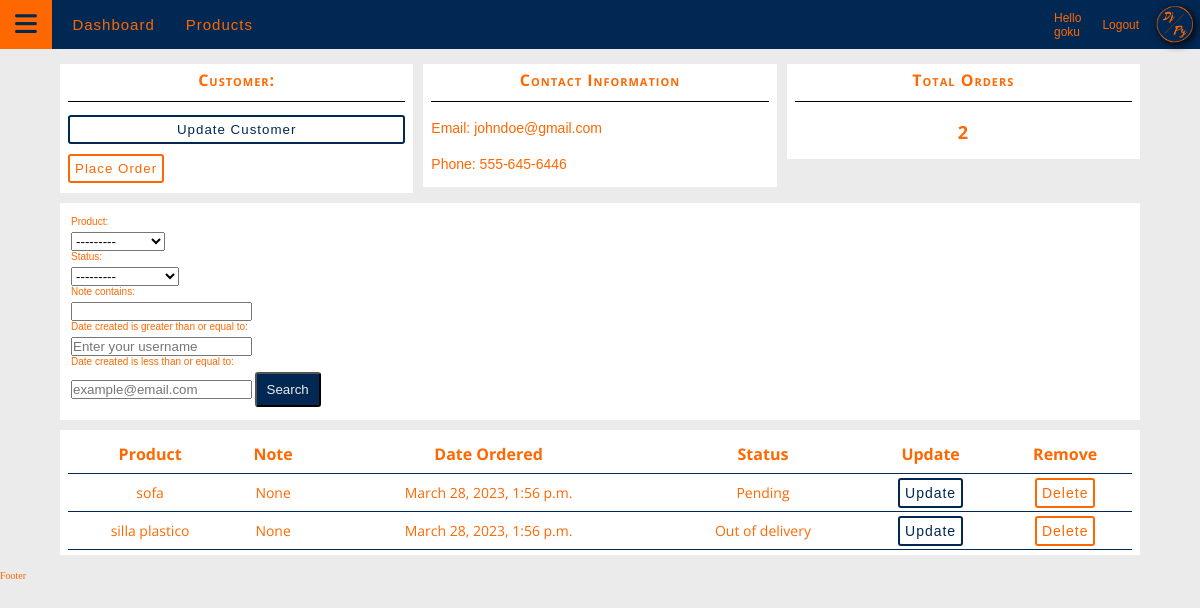
Screenshot of /customers/1/ (signed in) with the database file from the repository.
### accounts/models.py (models this page shows, shortened)
class Customer(models.Model):
    user = models.OneToOneField(User, null=True, blank=True, on_delete=models.CASCADE)
    name = models.CharField(max_length=200, null=True)
    phone = models.CharField(max_length=200, null=True)
    email = models.CharField(max_length=200, null=True)
    profile_pic = models.ImageField(default="profile1.png", null=True, blank=True)
    date_created = models.DateTimeField(auto_now_add=True, null=True)

class Order(models.Model):
    STATUS = (
        ('Pending', 'Pending'),
        ('Out of delivery', 'Out of delivery'),
        ('Delivered', 'Delivered')
    )
    customer = models.ForeignKey(Customer, null=True, on_delete= models.SET_NULL)
    product = models.ForeignKey(Product, null=True, on_delete= models.SET_NULL)
    date_created = models.DateTimeField(auto_now_add=True, null=True)
    status = models.CharField(max_length=100, null=True, choices=STATUS)
    note = models.CharField(max_length=100, null=True)

class Product(models.Model):
    CATEGORY = (
        ('Indoor', 'Indoor'),
        ('Out Door', 'Out Door')
    )
    name = models.CharField(max_length=100, null=True)
    price = models.FloatField(null=True)
    category = models.CharField(max_length=100, null=True, choices=CATEGORY)
    description = models.CharField(max_length=200, null=True, blank=True)
    date_created = models.DateTimeField(auto_now_add=True, null=True)
    tags = models.ManyToManyField(Tag)
    def __str__(self):
        return self.name

### accounts/decorators.py (the view)
        def wrapper_func(request, *args, **kwargs):
            group = None
            if request.user.groups.exists():
                group = request.user.groups.all()[0].name
            if group in allowed_roles:
                return view_func(request, *args, **kwargs)
            else:
                return HttpResponse('You are not authorized to view this page')

### accounts/views.py (called while the page is built)
@login_required(login_url='loginPage')
@allowed_users(allowed_roles=['admin'])
def customers(request, pk_test):
    customers = Customer.objects.get(id=pk_test)
    orders = customers.order_set.all()
    orders_count = orders.count()
    myFilter = OrderFilter(request.GET, queryset=orders)
    orders = myFilter.qs
    context = {'customers': customers, 'orders': orders, 'orders_count': orders_count, 'myFilter': myFilter}
    return render(request, 'accounts/customers.html', context)

### accounts/templates/accounts/customers.html (shortened to what this page needs)
{% extends 'accounts/main.html' %}
{% block content %}
<section class="cust-container">
    <div class="cust-info_cards">
        <div class="cust-card">
            <h5 class="co-title">Customer:</h5>
            <button type="button" class="cust-btn blue">Update Customer</button>
            <a href="{% url 'create_order' customers.id %}"><button type="button" class="cust-btn orange">Place Order</button></a>
        </div>
        <div class="cust-card">
            <h5 class="co-title">Contact Information</h5>
            <p>Email: {{customers.email}} </p>
            <p>Phone: {{customers.phone}} </p>
        </div>
        <div class="cust-card">
            <h5 class="co-title">Total Orders</h5>
            <h2 class="ord-count">{{orders_count}}</h2>
        </div>
    </div>
    <div class="cust-search_form">
        <div class="cust-card">
            <form method="get">
                {{myFilter.form}}
                <button type="submit" class="cust-form_btn">Search</button>
            </form>
        </div>
        <div class="cust-card">
            <table class="co-table">
                <tr>
                    <th>Product</th>
                    <th>Note</th>
                    <th>Date Ordered</th>
                    <th>Status</th>
                    <th>Update</th>
                    <th>Remove</th>
                </tr>
                {% for order in orders %}
                    <tr>
                        <td>{{ order.product }}</td>
                        <td>{{ order.note }}</td>
                        <td>{{ order.date_created }}</td>
                        <td>{{ order.status }}</td>
                        <td><a class="btn btn-info" href="{% url 'update_order' order.id %}">Update</a></td>
                        <td><a class="btn btn-danger" href="{% url 'delete_order' order.id %}">Delete</a></td>
                    </tr>
                {% endfor %}
            </table>
        </div>
    </div>
</section>
{% endblock  %}

### accounts/templates/accounts/navbar.html (shortened to what this page needs)
{% load static %}
<nav class="main_navbar">
    <span>
        <i class="fa-solid fa-bars"></i>
    </span>
    <div class="nav-links">
        <ul class="links-list">
            {% if request.user.is_staff %}
            <li class="list-item">
                <a href="{% url 'home' %}">Dashboard</a>
            </li>
            <li class="list-item">
                <a href="{% url 'products' %}">Products</a>
            </li>
            {% else %}
            <li class="list-item">
                <a href="{% url 'account' %}">Settings</a>
            </li>
            {% endif %}
        </ul>
    </div>
    <div class="user-links">
        <ul class="user_links-list">
            <li class="user_list-item">Hello {{request.user}}</li>
            <li class="user_list-item"><a href="{% url 'logoutPage' %}">Logout</a></li>
        </ul>
    </div>
    <figure class="logo">
        <img src="{% static 'accounts/images/logodjpy.webp' %}" alt="Project_Logo">
    </figure>
</nav>

### accounts/static/accounts/css/style.css (style rules this page uses)
:root { --title: 'Open Sans', Arial, Helvetica, sans-serif; --text: 'Merriweather Sans', Arial, Helvetica, sans-serif; --mainTransition: all 0.3s linear; --mainLightBlue: rgba(58, 110, 165, 1); --mainBlue: rgba(0, 40, 83, 1); --mainSilver: rgba(192, 192, 192, 1); --mainLightSilver: rgba(235, 235, 235, 1); --sdnOrange: rgba(255, 103, 0, 1); --fCard: rgba(105, 88, 95, 1); --sCard: rgba(97, 155, 138, 1); --tCard: rgba(0, 39, 43, 1); --mainSpacing: .1rem; }
html { font-size: 62.5%; box-sizing: border-box; scroll-behavior: smooth; }
* { margin: 0; padding: 0; box-sizing: border-box; }
img { display: block; max-width: 100%; object-fit: contain; }
h1, h2, h3, h4, h5, h6 { font-family: var(--title); }
p, a, li, label, input, legend { font-family: var(--text); }
body { background-color: var(--mainLightSilver); color: var(--sdnOrange); }
.main_navbar { position: relative; display: flex; justify-content: space-around; align-items: center; width: 100%; background-color: var(--mainBlue); gap: .5rem; }
.main_navbar i { padding: .6rem 1.5rem; font-size: 2.5rem; cursor: pointer; color: var(--mainBlue); }
.main_navbar span { padding: .6rem 0; background-color: var(--sdnOrange); }
.nav-links { width: 100%; display: flex; align-items: center; }
.links-list { position: absolute; top: 0; left: -100%; padding: 0; display: flex; justify-content: space-between; flex-grow: 1; transition: var(--mainTransition); }
.user_links-list { margin: 0 1rem; display: flex; gap: 1.5rem; align-items: center; }
.user_list-item, .user_list-item a { list-style-type: none; text-decoration: none; color: var(--sdnOrange); font-size: 1.2rem; }
.logo { margin-right: .5rem; width: 5rem; }
@media screen and (min-width: 768px) { .links-list { position: relative; left: 0; justify-content: flex-start; } }
.list-item { list-style-type: none; padding: 1.55rem; }
.list-item a { text-decoration: none; font-size: 1.5rem; letter-spacing: var(--mainSpacing); color: var(--sdnOrange); }
.co-table { width: 100%; font-family: var(--title); text-align: center; border-collapse: collapse; }
.co-table tr { height: 3.8rem; border-bottom: .1rem solid var(--mainBlue); }
@media screen and (min-width: 1024px) { .co-table th { font-size: 1.6rem; } }
@media screen and (min-width: 1024px) { .co-table td { font-size: 1.4rem; } }
.co-title, .ord-count { font-variant: small-caps; letter-spacing: var(--mainSpacing); font-size: 1.2rem; text-align: center; }
@media screen and (min-width: 1024px) { .co-title { font-size: 1.6rem; } }
@media screen and (min-width: 1024px) { .ord-count { font-size: 1.8rem; } }
.cust-container { margin: 1.5rem auto; display: flex; flex-direction: column; justify-content: center; width: 90vw; max-width: 110rem; gap: 1rem; }
.cust-info_cards, .cust-search_form { display: flex; flex-direction: column; gap: 1rem; }
.cust-card { display: flex; flex-direction: column; width: 100%; background-color: #fff; padding: .5rem .8rem; }
.cust-card > .co-title { padding-bottom: 1rem; border-bottom: .1rem solid #000; margin-bottom: .8rem; }
.cust-btn, .btn { margin: .5rem 0; padding: .5rem; background-color: inherit; cursor: pointer; letter-spacing: var(--mainSpacing); transition: var(--mainTransition); border-radius: .3rem; text-decoration: none; }
.blue, .btn-info { color: var(--mainBlue); border: .2rem solid var(--mainBlue); }
.orange, .btn-danger { color: var(--sdnOrange); border: .2rem solid var(--sdnOrange); }
.cust-card p, h2 { margin: .5rem 0; padding: .5rem 0; }
.cust-card form { padding: .8rem .3rem; }
.cust-form_btn { padding: .8rem 1rem; border-radius: .3rem; color: var(--mainLightSilver); background-color: var(--mainBlue); cursor: pointer; }
@media screen and (min-width: 768px) { .cust-info_cards { width: 100%; flex-direction: row; justify-content: space-between; align-items: flex-start; } }
@media screen and (min-width: 768px) { .cust-card p, h2 { font-size: 1.4rem; } }
figure img { width: 5rem; border-radius: 1rem; filter: drop-shadow( .2rem .2rem .4rem rgba(0, 0, 0,1)); }
label { display: block; margin-bottom: .5rem; }

### rows the page displays
Customer: email "johndoe@gmail.com", phone "555-645-6446"
Order: product "sofa", note "None", date_created "March 28, 2023, 1:56 p.m.", status "Pending"
Order: product "silla plastico", note "None", date_created "March 28, 2023, 1:56 p.m.", status "Out of delivery"

### other values shown
{{ request.user }} "goku"
{{ orders_count }} "2"
